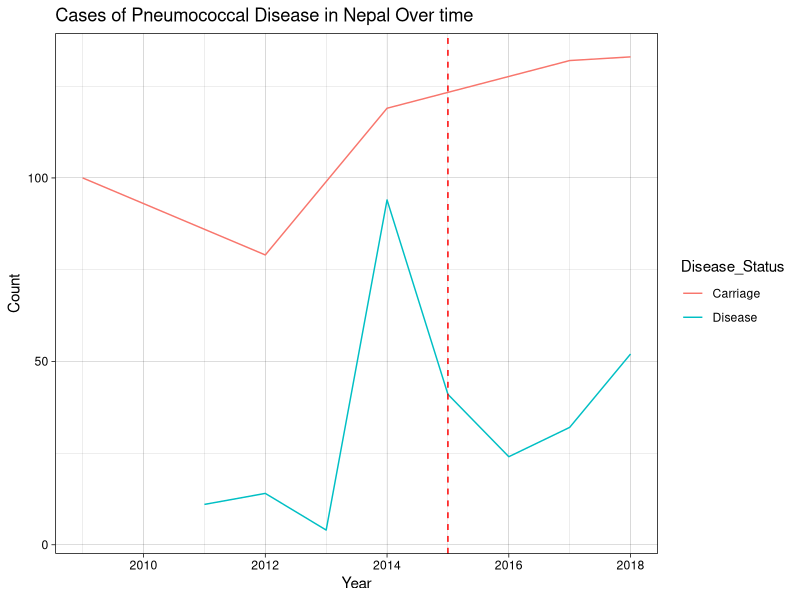

Generate this figure with R:
### TIME SERIES ###

# loading packages
suppressPackageStartupMessages({
  library("readr")      # For reading in the data
  library("tibble")     # For handling tidyverse tibble data classes
  library("tidyr")      # For tidying data 
  library("dplyr")      # For data manipulation 
  library("stringr")    # For string manipulation
  library("MASS")       # Functions/datasets for statistical analysis
  library("lubridate")  # For date manipulation
  library("ggplot2")    # For creating static visualizations
  library("scales")     # For formatting plots axis
  library("gridExtra")  # Creates multiple grid-based plots
})
'%!in%' <- function(x,y)!('%in%'(x,y))

df <- read.csv("nepal.csv")
df.gps <- read.csv("nepal_gps.csv")
df.gps <- df.gps %>%
  filter(Year >= 2009) %>%
  filter(In_silico_serotype != "ALTERNATIVE_ALIB_NT" & 
           In_silico_serotype != "SWISS_NT" &
           In_silico_serotype != "COVERAGE TOO LOW" &
           In_silico_serotype != "UNTYPABLE") %>%
  mutate(Disease_Status = ifelse(Clinical_manifestation == "CARRIAGE", 
                                 "Carriage", "Disease"))
pcv10_serotypes <- c('1', '4', '5', '6B', '7F', '9V', '14', '18C', '19F', '23F')
pcv13_serotypes <- c('3', '6A', '19A')
pcv15_serotypes <- c('22F', '33F')
pcv20_serotypes <- c('8', '10A', '11A', '12F', '15B')
df.gps$Serotype_group <- ifelse(
  df.gps$In_silico_serotype %in% pcv10_serotypes, "PCV10",
  ifelse(df.gps$In_silico_serotype %in% pcv13_serotypes, "PCV13",
  ifelse(df.gps$In_silico_serotype %in% pcv15_serotypes, "PCV15",
  ifelse(df.gps$In_silico_serotype %in% pcv20_serotypes, "PCV20",
  "OTHER"))))

df.gps2 <- df.gps %>%
  filter(Year >= 2009) %>%
  mutate(Disease_Status = ifelse(Clinical_manifestation == "CARRIAGE", "Carriage", "Disease")) %>%
  group_by(Year, Disease_Status) %>%
  summarise(count = n(), .groups = "drop") %>%
  group_by(Disease_Status)
View(df.gps2)

p1 <- ggplot(df.gps2, aes(x = Year, y = count, color=Disease_Status)) +
      geom_line() +
      labs(title = "Cases of Pneumococcal Disease in Nepal Over time",
        x = "Year", y = "Count") +
      geom_vline(xintercept = 2015, col = 'red', lty = 2) +
      theme_linedraw()
p1
